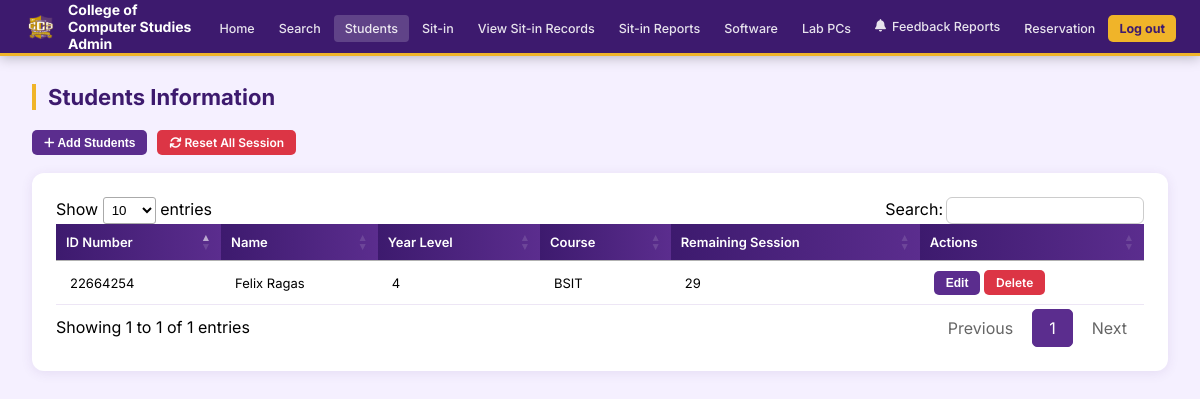
The page /Admin/students.php (signed in) on the database its author committed.
### tables this page shows
CREATE TABLE `students` (
  `id` int(11) NOT NULL AUTO_INCREMENT,
  `id_number` varchar(50) NOT NULL,
  `lname` varchar(100) NOT NULL,
  `fname` varchar(100) NOT NULL,
  `mname` varchar(100) DEFAULT NULL,
  `course_lvl` varchar(50) NOT NULL,
  `password` varchar(255) NOT NULL,
  `email` varchar(100) NOT NULL,
  `course` varchar(100) NOT NULL,
  `address` text DEFAULT NULL,
  `remaining_session` int(11) DEFAULT 30,
  `photo` varchar(255) DEFAULT NULL,
  PRIMARY KEY (`id`),
  UNIQUE KEY `id_number` (`id_number`),
  UNIQUE KEY `email` (`email`)
);

### Admin/students.php (the view, shortened to what this page needs)
<?php
require_once 'auth.php';
$students = $pdo->query("SELECT * FROM students ORDER BY id_number")->fetchAll();
include 'header.php';
?>
<div class="page-content">
    <div class="page-title">Students Information</div>
    <div style="display:flex;gap:10px;margin-bottom:18px">
        <button class="btn-sm btn-primary" onclick="document.getElementById('addModal').classList.add('show')"><i class="fas fa-plus"></i> Add Students</button>
        <a href="?reset_all=1" class="btn-sm btn-danger" onclick="return confirm('Reset ALL student sessions to 30?')"><i class="fas fa-refresh"></i> Reset All Session</a>
    </div>
    <div class="table-card">
        <table id="studentsTable" class="dataTable">
            <thead><tr><th>ID Number</th><th>Name</th><th>Year Level</th><th>Course</th><th>Remaining Session</th><th>Actions</th></tr></thead>
            <tbody>
            <?php foreach($students as $s): ?>
            <tr>
                <td><?=htmlspecialchars($s['id_number'])?></td>
                <td><?=htmlspecialchars($s['fname'].' '.$s['lname'])?></td>
                <td><?=htmlspecialchars($s['course_lvl'])?></td>
                <td><?=htmlspecialchars($s['course'])?></td>
                <td><?=htmlspecialchars($s['remaining_session'])?></td>
                <td>
                    <button class="btn-sm btn-primary" onclick="openEdit('<?=htmlspecialchars($s['id_number'])?>','<?=htmlspecialchars($s['fname'])?>','<?=htmlspecialchars($s['lname'])?>','<?=htmlspecialchars($s['course'])?>','<?=$s['course_lvl']?>','<?=htmlspecialchars($s['email'])?>','<?=$s['remaining_session']?>')">Edit</button>
                    <a href="?delete=<?=urlencode($s['id_number'])?>" class="btn-sm btn-danger" onclick="return confirm('Delete this student?')">Delete</a>
                </td>
            </tr>
            <?php endforeach; ?>
            </tbody>
        </table>
    </div>
</div>
</body></html>

### Admin/header.php (style rules this page uses)
* { margin:0;padding:0;box-sizing:border-box }
:root { --purple:#5B2D8E; --pdark:#3D1A6E; --plight:#7B4BB8; --gold:#F0B429; --gdark:#C88F0A; --bg:#f5f0ff; --white:#fff; }
body { font-family:'Inter',sans-serif;background:var(--bg);min-height:100vh }
.page-content { padding:28px 32px;max-width:1300px;margin:0 auto }
.page-title { font-size:22px;font-weight:700;color:var(--pdark);margin-bottom:20px;border-left:4px solid var(--gold);padding-left:12px; }
.table-card { background:#fff;border-radius:12px;padding:24px;box-shadow:0 2px 12px rgba(91,45,142,0.10);margin-bottom:24px; }
table.dataTable { width:100%!important;border-collapse:collapse }
table.dataTable thead th { background:linear-gradient(90deg,var(--pdark),var(--purple));color:#fff;padding:10px 14px;font-size:13px;font-weight:600;border:none; }
table.dataTable tbody td { padding:9px 14px;font-size:13px;border-bottom:1px solid #ede6f5 }
.btn-sm { padding:5px 12px;border-radius:5px;font-size:12px;font-weight:600;border:none;cursor:pointer;transition:all 0.2s;text-decoration:none;display:inline-block }
.btn-primary { background:var(--purple);color:#fff }
.btn-danger { background:#dc3545;color:#fff }

### rows shown on the page
students: id_number "22664254", fname+lname "Felix Ragas", course_lvl "4", course "BSIT", remaining_session "29"
